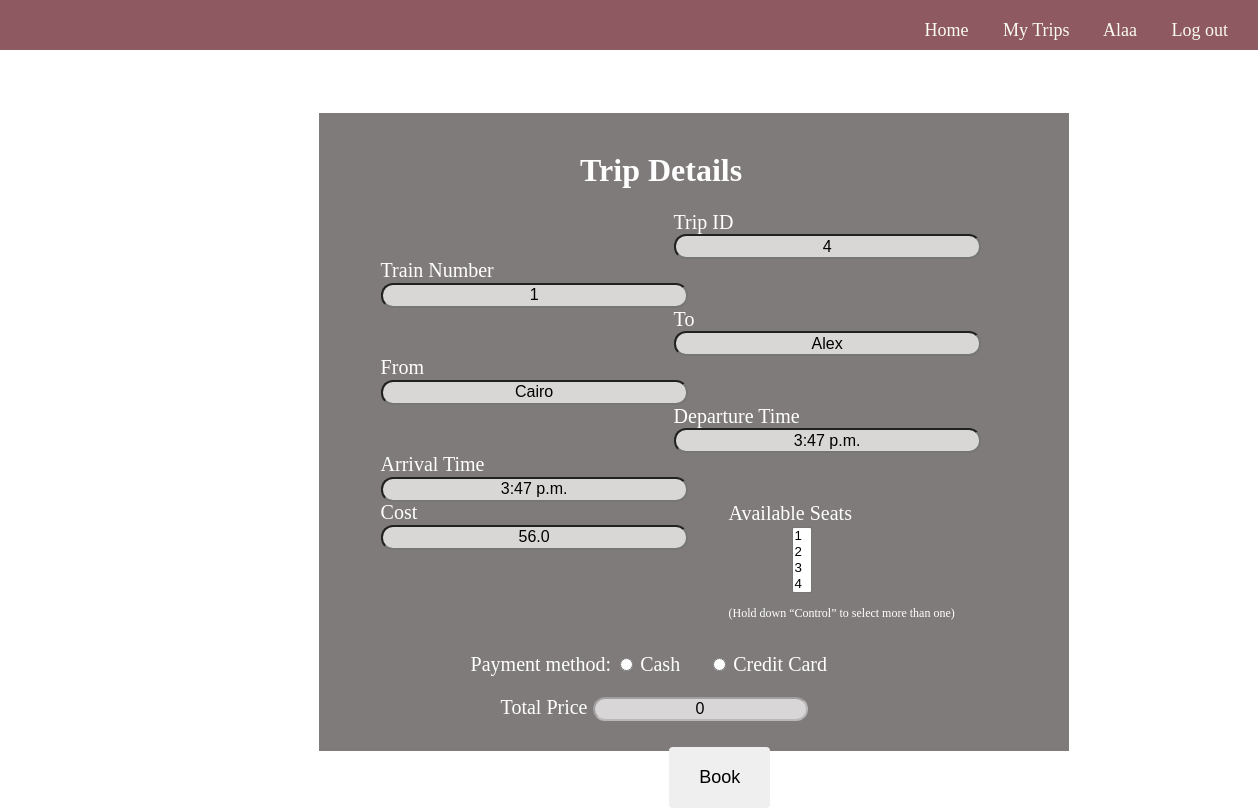
The app's page /trip/4/ (signed in) with its own data.
### blog/models.py (models this page shows, shortened)
class Trip(models.Model):
    train = models.ForeignKey(
        Train, on_delete=models.CASCADE, related_name="TripTrain")
    source = models.ForeignKey(
        Station, on_delete=models.CASCADE, related_name="TripSource", null=False)
    destination = models.ForeignKey(
        Station, on_delete=models.CASCADE, related_name="TripDest", null=False)
    day = models.DateField(null=False)
    start_Time = models.TimeField(null=False)
    end_Time = models.TimeField(null=False)
    price = models.FloatField(null=False, default=0)
    Remaining_seats = models.IntegerField(default=0, editable=False)
    seats = models.IntegerField(default=0, editable=False)

class Train(models.Model):
    Number_of_seats = models.IntegerField(default=0)
    source = models.ForeignKey(
        Station, on_delete=models.CASCADE, related_name="TrainSource", null=False)
    destination = models.ForeignKey(
        Station, on_delete=models.CASCADE, related_name="TrainDest", null=False)

class Station(models.Model):
    id = models.IntegerField(default=-1, primary_key=True)
    stationName = models.CharField(max_length=15)

### blog/views.py (the view)
# urls.py: path('trip/<id>/', views.certainTrip, name='certainTrip'),
def certainTrip(request, id):
    if request.user.is_authenticated:
        trip = Trip.objects.get(id = id)
        return render(request, 'sitePages/certainTrip.html', {'trip': trip})
    else:
        trips = Trip.objects.all()
        return render(request, 'sitePages/home.html', {'errorMsg': 'Please sign in or sign up to book', 'trips': trips})

### blog/tags/tags.py (called while the page is built)
@register.simple_tag
def tripSeat(trip):
    book = Book.objects.filter(trip = trip.id)
    bookSeats = book.values_list('seatTrain', flat=True)
    seats = []
    i = 1
    while i <= trip.seats:
        if i not in bookSeats:
            seats.append(i)
        i = i+1
    return seats

### templates/sitePages/certainTrip.html (shortened to what this page needs)
{% extends "base.html" %}
{% load static %}
{% load tags %}
{% block head %}
<link rel="stylesheet" href="{% static 'css/certaintrip.css' %}">
{% endblock %}
{% block content %} <br>
<div class="Body">
    <br>
    <h1> Trip Details</h1>
    <form id="form1" name="form1" method="POST" onsubmit="return check()" action="{% url 'blog:book' %}">
        <label id="text1"> Trip ID
            <br/>
            <input type="text" name="tripId" class="in" size="30" value ="{{trip.id}}" readonly/>
            </label>
        <label id="text2"> Train Number
            <br/>
            <input type="text" name="train" class="in" size="30" value="{{trip.train.id}}" readonly/>
            </label>
        <br>
        <label id="text1"> To
            <br/>
            <input type="text" name="destination" class="in" size="30" value="{{trip.destination.stationName}}" readonly/>
            </label>
        <label id="text2"> From
            <br />
            <input type="text" name="source" class="in" size="30" value="{{trip.source.stationName}}" readonly/>
            </label>
        <br>
        <label id="text1"> Departure Time
            <br />
            <input type="text" name="dparture" class="in" size="30" value="{{trip.start_Time}}" readonly/>
            </label>
        <label id="text2"> Arrival Time
            <br />
            <input type="text" name="arrival" class="in" size="30" value="{{trip.end_Time}}" readonly/>
            </label>
        <br>
        <label id="text1" style="margin-left:53%;"> Available Seats
            <br/>
            <select id = "op" name="selected" data="{{trip.price}}" multiple>
                {% tripSeat trip as seats %}
                {% for seat in seats %}
                <option value="{{seat}}">{{seat}}</option>
                {% endfor %}
            </select>
            <p style="font-size:12px;">(Hold down “Control” to select more than one)</p>
        </label>
        <label id="text2" style="margin-top:-22%;"> Cost
            <br />
            <input type="text" class="in" name="cost" size="30" value="{{trip.price}}" readonly="true"/>
            </label>
            <div class="Payment">
                <p> Payment method:</p>
                <input type="radio" name="pay" id="cash" onclick="hideCredit()">
                <label for="cash" class="cash"> Cash</label> &nbsp &nbsp &nbsp
                <input type="radio" name="pay" onclick="displayCredit()" id="credit">
                <label for="credit_card" class="credit_card"> Credit Card</label>
            </div>
            <label for="cBox" class="cBox">Total Price
            <input type="text" placeholder="Total Price" value="0" id="price" disabled>
            </label>
            <input type="submit" value="Book" id="submit">
        </form>
</div>
{% endblock content %}

### templates/base.html (shortened to what this page needs)
<!DOCTYPE html>
<html lang="en">
<head>
    {% load static %}
    <link rel="stylesheet" href="{% static 'css/basePage.css' %}">
    {% block head%} {% endblock head %}
</head>
<body style="background: url('/static/imgs/background4.png'); background-size: cover; background-repeat:no-repeat; overflow:hidden;">
    <nav class="navBar">
        <a href="{% url 'blog:home' %}">Home</a>
        {% if user.is_authenticated %}
            {% if user.is_superuser %}
                <a href="{% url 'admin:index' %}">Admin Page</a>
            {% else %}
                <a href="{% url 'blog:myTrips' user.id %}">My Trips</a>
            {% endif %}
            <a href="{% url 'blog:profile' user.username %}">{{ user.username }}</a>
            <a href="{% url 'blog:logOut' %}">Log out</a>
        {% else %}
            <a id="signIn" href="{% url 'blog:signIn' %}">Sign In</a>
            <span id="sp1">/</span>
            <a href="{% url 'blog:signUp' %}">Sign Up</a>
        {% endif %}
    </nav>
    {% block content %} {% endblock %}
</body>
</html>

### static/css/basePage.css (style rules this page uses)
* { box-sizing: border-box; }
nav { display: inline; height: 50px; top: -5px; margin-top: 5px; padding-top: 20px; text-align: right; width: 100%; font-size: 18px; font-family: "Wire+One"; background: rgba(87, 8, 18, 0.671); position: fixed; margin-left: -8px; right: 0; }
nav a { margin-right: 30px; padding: 0px; color: rgb(250, 251, 242); text-decoration: none; }

### static/css/certaintrip.css (style rules this page uses)
form { width:600px; }
#text1 { float:right; color: white; font-size: 20px; }
#text2 { float:left; color: white; font-size: 20px; }
h1 { color: white; margin-left: 20%; }
p { display: inline-block; color: white; font-size: 20px; }
#submit { border:none; padding: 20px 30px; text-align: center; display: inline-block; font-size: 18px; cursor: pointer; position: absolute; border-radius: 4px; margin-top: 4%; margin-left: -11%; }
.cash { color: white; font-size: 20px; }
.credit_card { color: white; font-size: 20px; }
.Body { margin-top: 7%; margin-left: 25%; background-color: rgba(51, 46, 45, 0.63); width: 750px; padding-left: 5%; }
.Payment { margin-left: 15%; margin-top: 29%; }
h1 { margin-left: 29%; }
.in { height: 25px; border-radius: 12px; background-color: rgba(255, 254, 254, 0.7); font-size: 16px; color:black; text-align: center; }
select, label[value="seats"] { margin-left: 25%; }
select { margin-top: 1%; }
.cBox { color:white; font-size: 20px; margin-left: 20%; }
#price { color: black; border-radius: 12px; background-color: rgba(255, 254, 254, 0.7); font-size: 16px; text-align: center; margin-bottom: 5%; }

### records on screen
Trip: tripId "4", train "1", destination "Alex", source "Cairo", dparture "3:47 p.m.", arrival "3:47 p.m.", selected "1 / 2 / 3 / 4", cost "56.0"

### other values on screen
{{ user.username }} "Alaa"
